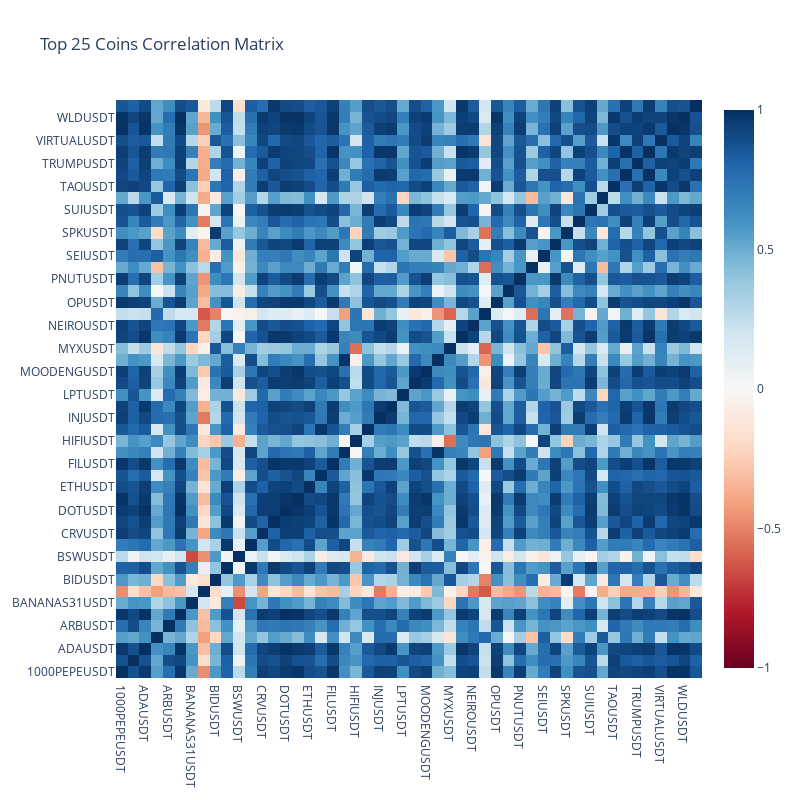

Notebook cell for this chart:
### Code cell
# Calculate correlation between top 20 coins
corr_matrix = heatmap_df[heatmap_df.index.isin(weekly_volume_df.head(100)['Symbol'])].T.corr()

fig = go.Figure(go.Heatmap(
    z=corr_matrix.values,
    x=corr_matrix.columns,
    y=corr_matrix.index,
    colorscale='RdBu',
    zmin=-1,
    zmax=1
))
fig.update_layout(title='Top 25 Coins Correlation Matrix',
                 height=800,
                 width=800)
fig.show()

### Figure 1 — Plotly figure (JSON) as saved in the notebook; plotly's stock layout.template omitted (floating-point values rounded to 4 significant figures; data arrays with more than 128 entries replaced by an {"elided": "..."} marker saying what was removed)
{"data": [{"colorscale": [[0, "rgb(103,0,31)"], [0.1, "rgb(178,24,43)"], [0.2, "rgb(214,96,77)"], [0.3, "rgb(244,165,130)"], [0.4, "rgb(253,219,199)"], [0.5, "rgb(247,247,247)"], [0.6, "rgb(209,229,240)"], [0.7, "rgb(146,197,222)"], [0.8, "rgb(67,147,195)"], [0.9, "rgb(33,102,172)"], [1, "rgb(5,48,97)"]], "type": "heatmap", "x": ["1000PEPEUSDT", "AAVEUSDT", "ADAUSDT", "APTUSDT", "ARBUSDT", "AVAXUSDT", "BANANAS31USDT", "BCHUSDT", "BIDUSDT", "BNBUSDT", "BSWUSDT", "BTCUSDT", "CRVUSDT", "DOGEUSDT", "DOTUSDT", "ENAUSDT", "ETHUSDT", "FARTCOINUSDT", "FILUSDT", "FUNUSDT", "HIFIUSDT", "HYPEUSDT", "INJUSDT", "LINKUSDT", "LPTUSDT", "LTCUSDT", "MOODENGUSDT", "MOVEUSDT", "MYXUSDT", "NEARUSDT", "NEIROUSDT", "NEWTUSDT", "OPUSDT", "PENGUUSDT", "PNUTUSDT", "RESOLVUSDT", "SEIUSDT", "SOLUSDT", "SPKUSDT", "SPXUSDT", "SUIUSDT", "SYRUPUSDT", "TAOUSDT", "TIAUSDT", "TRUMPUSDT", "UNIUSDT", "VIRTUALUSDT", "WIFUSDT", "WLDUSDT", "XRPUSDT"], "y": ["1000PEPEUSDT", "AAVEUSDT", "ADAUSDT", "APTUSDT", "ARBUSDT", "AVAXUSDT", "BANANAS31USDT", "BCHUSDT", "BIDUSDT", "BNBUSDT", "BSWUSDT", "BTCUSDT", "CRVUSDT", "DOGEUSDT", "DOTUSDT", "ENAUSDT", "ETHUSDT", "FARTCOINUSDT", "FILUSDT", "FUNUSDT", "HIFIUSDT", "HYPEUSDT", "INJUSDT", "LINKUSDT", "LPTUSDT", "LTCUSDT", "MOODENGUSDT", "MOVEUSDT", "MYXUSDT", "NEARUSDT", "NEIROUSDT", "NEWTUSDT", "OPUSDT", "PENGUUSDT", "PNUTUSDT", "RESOLVUSDT", "SEIUSDT", "SOLUSDT", "SPKUSDT", "SPXUSDT", "SUIUSDT", "SYRUPUSDT", "TAOUSDT", "TIAUSDT", "TRUMPUSDT", "UNIUSDT", "VIRTUALUSDT", "WIFUSDT", "WLDUSDT", "XRPUSDT"], "z": {"elided": "50x50 float values"}, "zmax": 1, "zmin": -1}], "layout": {"height": 800, "title": {"text": "Top 25 Coins Correlation Matrix"}, "width": 800}}
